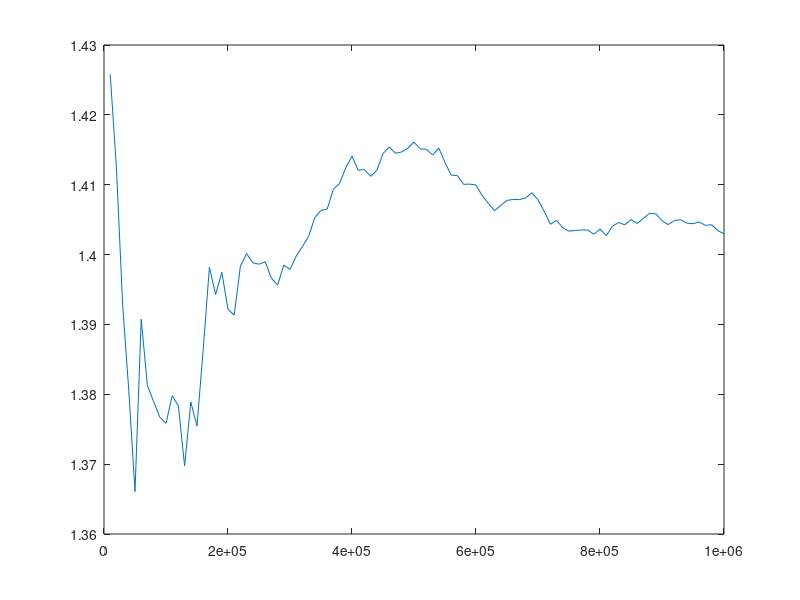

Here is the MATLAB script that generated this plot:
MC = [10000, 20000, 30000, 40000, 50000, 60000, 70000, 80000, 90000, 100000, 110000, 120000, 130000, 140000, 150000, 160000, 170000, 180000, 190000, 200000, 210000, 220000, 230000, 240000, 250000, 260000, 270000, 280000, 290000, 300000, 310000, 320000, 330000, 340000, 350000, 360000, 370000, 380000, 390000, 400000, 410000, 420000, 430000, 440000, 450000, 460000, 470000, 480000, 490000, 500000, 510000, 520000, 530000, 540000, 550000, 560000, 570000, 580000, 590000, 600000, 610000, 620000, 630000, 640000, 650000, 660000, 670000, 680000, 690000, 700000, 710000, 720000, 730000, 740000, 750000, 760000, 770000, 780000, 790000, 800000, 810000, 820000, 830000, 840000, 850000, 860000, 870000, 880000, 890000, 900000, 910000, 920000, 930000, 940000, 950000, 960000, 970000, 980000, 990000, 1e+06, ];
e_var = [1.42581, 1.4125, 1.39295, 1.38049, 1.36607, 1.39074, 1.38125, 1.37897, 1.37672, 1.37584, 1.3798, 1.37832, 1.36976, 1.37889, 1.37546, 1.38644, 1.39819, 1.39429, 1.39746, 1.39216, 1.39133, 1.39835, 1.40014, 1.39882, 1.39862, 1.39898, 1.39661, 1.39564, 1.3985, 1.39787, 1.39977, 1.40115, 1.4026, 1.40531, 1.40633, 1.40652, 1.40936, 1.41019, 1.41244, 1.41408, 1.41206, 1.41217, 1.4112, 1.41205, 1.41446, 1.4154, 1.41451, 1.41468, 1.41523, 1.4161, 1.41513, 1.41508, 1.41425, 1.41526, 1.41318, 1.41138, 1.4113, 1.41005, 1.41009, 1.40994, 1.40844, 1.40733, 1.40627, 1.40704, 1.40776, 1.40789, 1.40787, 1.4081, 1.40885, 1.40786, 1.40619, 1.40434, 1.4049, 1.40382, 1.40335, 1.40345, 1.40351, 1.40353, 1.40291, 1.40365, 1.4027, 1.40405, 1.4046, 1.40425, 1.40501, 1.40445, 1.40518, 1.40591, 1.40583, 1.40485, 1.40429, 1.40488, 1.40499, 1.40449, 1.40442, 1.40467, 1.40418, 1.40428, 1.40342, 1.40299, ];
m_var = [8.27689, 8.44577, 8.48189, 8.5062, 8.72247, 8.92253, 8.78882, 8.8087, 8.94664, 8.95368, 8.92858, 8.93824, 8.91135, 8.89828, 8.8941, 8.94219, 8.95075, 8.92119, 8.93097, 8.90185, 8.8959, 8.92977, 8.90068, 8.8809, 8.89372, 8.90555, 8.88334, 8.8932, 8.90815, 8.90513, 8.91445, 8.9294, 8.94112, 8.93408, 8.93637, 8.9295, 8.93945, 8.94946, 8.95459, 8.96189, 8.94994, 8.94928, 8.93109, 8.91869, 8.93114, 8.93274, 8.9182, 8.92236, 8.94578, 8.93744, 8.94332, 8.94307, 8.92653, 8.9408, 8.92398, 8.92014, 8.9178, 8.91149, 8.91204, 8.91287, 8.91217, 8.89393, 8.8893, 8.88308, 8.88359, 8.88245, 8.89094, 8.88585, 8.88273, 8.87726, 8.87506, 8.86817, 8.87486, 8.8731, 8.87335, 8.87123, 8.87264, 8.86571, 8.8634, 8.8747, 8.86373, 8.85417, 8.85423, 8.85791, 8.86268, 8.87072, 8.87632, 8.87757, 8.88, 8.8707, 8.86383, 8.87091, 8.86163, 8.85509, 8.85924, 8.86486, 8.86264, 8.86738, 8.86821, 8.87492, ];
mean_mag = [0.476323, 0.47856, 0.468945, 0.463424, 0.453552, 0.451239, 0.45053, 0.448409, 0.442211, 0.439235, 0.441023, 0.44007, 0.440142, 0.443197, 0.441945, 0.443624, 0.44736, 0.449017, 0.449742, 0.447603, 0.446096, 0.447109, 0.449182, 0.449719, 0.449886, 0.450322, 0.450704, 0.450308, 0.450813, 0.449706, 0.449213, 0.449164, 0.448693, 0.450397, 0.450589, 0.450658, 0.45098, 0.450629, 0.45133, 0.451279, 0.450881, 0.451034, 0.451783, 0.452457, 0.452787, 0.452945, 0.45327, 0.453331, 0.452488, 0.452931, 0.452439, 0.452571, 0.452994, 0.452736, 0.452891, 0.452398, 0.452751, 0.452468, 0.452578, 0.452301, 0.451841, 0.452233, 0.452371, 0.452977, 0.453473, 0.45372, 0.453623, 0.454161, 0.45408, 0.454141, 0.453459, 0.453047, 0.452863, 0.452664, 0.452584, 0.452494, 0.45245, 0.452438, 0.452451, 0.452131, 0.452431, 0.453417, 0.453438, 0.453189, 0.453332, 0.452904, 0.452639, 0.452873, 0.452702, 0.452628, 0.452741, 0.452632, 0.45309, 0.453477, 0.4533, 0.45321, 0.453139, 0.45293, 0.452705, 0.452268, ];
time_used = [0.670695, 1.32364, 1.98237, 2.63384, 3.29305, 3.94284, 4.60697, 5.2488, 5.90181, 6.54618, 7.19813, 7.86447, 8.5053, 9.15168, 9.79586, 10.4395, 11.0919, 11.747, 12.4154, 13.0756, 13.7113, 14.3516, 14.9946, 15.6317, 16.2503, 16.8971, 17.5399, 18.1818, 18.8259, 19.4616, 20.0915, 20.7316, 21.3817, 22.0102, 22.6536, 23.2981, 23.9422, 24.5852, 25.2254, 25.8691, 26.5035, 27.1459, 27.8042, 28.4497, 29.0944, 29.7327, 30.3647, 31.0084, 31.6419, 32.2863, 32.9247, 33.5638, 34.2182, 34.8554, 35.4917, 36.1407, 36.7905, 37.4455, 38.0961, 38.7453, 39.3806, 40.0092, 40.6453, 41.2689, 41.9372, 42.5988, 43.2234, 43.8547, 44.4872, 45.1219, 45.7478, 46.3971, 47.0414, 47.6906, 48.3302, 48.9703, 49.624, 50.2562, 50.9012, 51.5303, 52.1639, 52.8154, 53.4524, 54.1062, 54.7484, 55.3876, 56.0411, 56.6767, 57.3149, 57.9693, 58.6198, 59.2545, 59.8937, 60.5364, 61.1689, 61.8265, 62.4781, 63.1165, 63.7599, 64.4005, ];
accepted_states = [106.565, 53.4981, 36.1794, 27.2032, 21.9885, 17.9795, 15.5224, 13.6173, 12.3426, 11.075, 9.79738, 9.04848, 8.36532, 7.58767, 7.30131, 6.64917, 6.08712, 5.93104, 5.62066, 5.55959, 5.26857, 4.85085, 4.58643, 4.48579, 4.3069, 4.11253, 3.97343, 3.87391, 3.68055, 3.70288, 3.51406, 3.37081, 3.3036, 3.05805, 3.07727, 3.00006, 2.8922, 2.84403, 2.71392, 2.68643, 2.65776, 2.55, 2.48197, 2.42917, 2.3762, 2.33462, 2.28189, 2.23757, 2.23824, 2.12163, 2.13867, 2.06353, 2.01282, 2.00068, 1.96109, 1.95766, 1.86274, 1.88436, 1.81888, 1.81523, 1.79366, 1.72641, 1.69642, 1.64394, 1.61916, 1.61286, 1.6066, 1.54387, 1.57512, 1.5378, 1.56994, 1.52706, 1.48492, 1.46548, 1.43855, 1.42548, 1.40466, 1.38962, 1.35989, 1.36177, 1.31295, 1.2544, 1.29754, 1.29304, 1.25812, 1.27875, 1.25588, 1.2106, 1.22327, 1.20791, 1.17981, 1.16587, 1.13084, 1.12756, 1.14562, 1.12655, 1.11793, 1.11398, 1.10931, 1.1041, ];
probability = [0, 0, 0, 0, 0, 0, 0, 0, 0, 0, -452, -452, -436, -480, -476, -488, -624, -404, -532, -496, -548, -460, -496, -584, -408, -444, -424, -568, -408, -512, -460, -468, -508, -448, -440, -544, -428, -504, -508, -552, -456, -464, -424, -468, -556, -500, -500, -480, -440, -436, -484, -468, -516, -552, -384, -468, -516, -592, -512, -424, -476, -604, -412, -464, -404, -508, -560, -444, -572, -464, -424, -508, -424, -516, -616, -536, -516, -404, -432, -416, -576, -380, -468, -476, -548, -440, -484, -436, -416, -420, -448, -520, -500, -544, -464, -576, -508, -400, -528, -600, ];
avg_energy = [-1.24434, -1.24283, -1.2392, -1.23674, -1.23387, -1.23421, -1.23358, -1.23304, -1.23102, -1.22966, -1.23033, -1.23047, -1.23043, -1.23169, -1.23124, -1.23218, -1.23417, -1.23472, -1.23519, -1.23414, -1.23334, -1.23378, -1.23463, -1.23473, -1.23489, -1.23513, -1.23533, -1.2352, -1.23551, -1.23479, -1.23464, -1.23467, -1.23449, -1.23531, -1.23538, -1.23538, -1.23558, -1.23555, -1.23593, -1.23601, -1.23585, -1.23597, -1.23618, -1.23634, -1.23649, -1.23659, -1.23666, -1.23672, -1.23646, -1.2367, -1.23652, -1.23661, -1.23673, -1.23671, -1.23672, -1.23648, -1.23668, -1.23651, -1.23657, -1.23642, -1.23624, -1.23633, -1.23643, -1.23671, -1.23696, -1.2371, -1.2371, -1.23736, -1.23724, -1.23725, -1.2369, -1.23669, -1.23664, -1.23657, -1.23657, -1.23653, -1.2365, -1.23646, -1.23649, -1.2364, -1.23651, -1.23692, -1.23693, -1.23685, -1.23691, -1.23674, -1.23662, -1.23673, -1.23664, -1.23658, -1.2366, -1.23663, -1.23682, -1.23695, -1.23687, -1.23685, -1.2368, -1.23672, -1.23658, -1.23641, ];
plot(MC, e_var)
